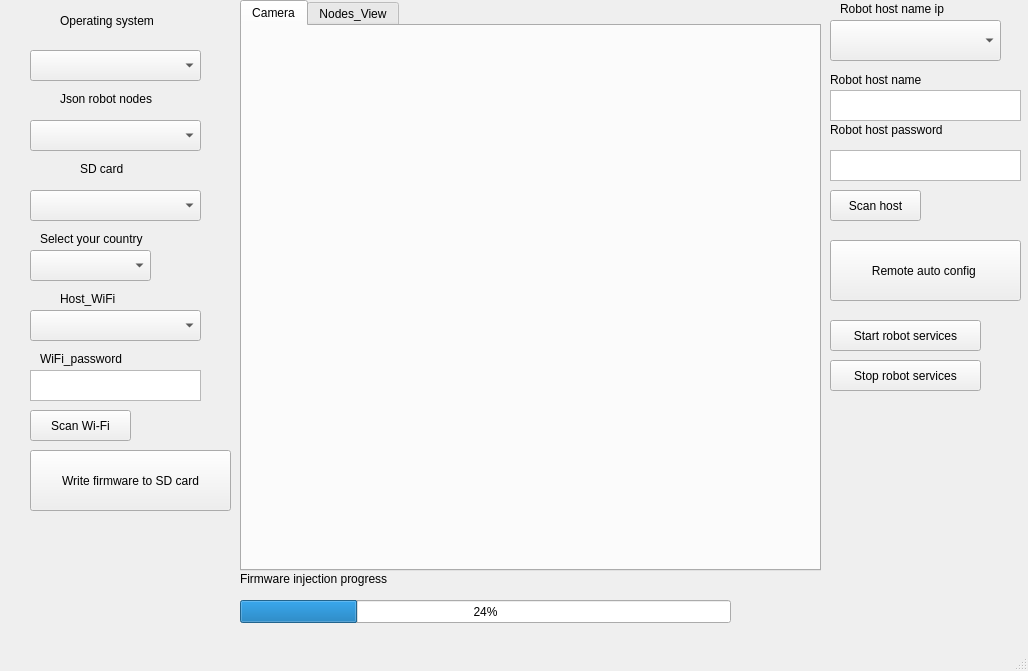
<?xml version="1.0" encoding="UTF-8"?>
<ui version="4.0">
 <class>MainWindow</class>
 <widget class="QMainWindow" name="MainWindow">
  <property name="geometry">
   <rect>
    <x>0</x>
    <y>0</y>
    <width>1028</width>
    <height>671</height>
   </rect>
  </property>
  <property name="windowTitle">
   <string>MainWindow</string>
  </property>
  <property name="documentMode">
   <bool>true</bool>
  </property>
  <widget class="QWidget" name="centralwidget">
   <widget class="QPushButton" name="pushButton">
    <property name="geometry">
     <rect>
      <x>30</x>
      <y>450</y>
      <width>201</width>
      <height>61</height>
     </rect>
    </property>
    <property name="text">
     <string>Write firmware to SD card</string>
    </property>
   </widget>
   <widget class="QComboBox" name="comboBox">
    <property name="geometry">
     <rect>
      <x>30</x>
      <y>50</y>
      <width>171</width>
      <height>31</height>
     </rect>
    </property>
   </widget>
   <widget class="QComboBox" name="comboBox_2">
    <property name="geometry">
     <rect>
      <x>30</x>
      <y>190</y>
      <width>171</width>
      <height>31</height>
     </rect>
    </property>
   </widget>
   <widget class="QLabel" name="label">
    <property name="geometry">
     <rect>
      <x>60</x>
      <y>10</y>
      <width>121</width>
      <height>21</height>
     </rect>
    </property>
    <property name="text">
     <string>Operating system</string>
    </property>
   </widget>
   <widget class="QComboBox" name="comboBox_3">
    <property name="geometry">
     <rect>
      <x>30</x>
      <y>120</y>
      <width>171</width>
      <height>31</height>
     </rect>
    </property>
   </widget>
   <widget class="QLabel" name="label_2">
    <property name="geometry">
     <rect>
      <x>60</x>
      <y>90</y>
      <width>121</width>
      <height>17</height>
     </rect>
    </property>
    <property name="text">
     <string>Json robot nodes</string>
    </property>
   </widget>
   <widget class="QLabel" name="label_3">
    <property name="geometry">
     <rect>
      <x>80</x>
      <y>160</y>
      <width>61</width>
      <height>17</height>
     </rect>
    </property>
    <property name="text">
     <string>SD card</string>
    </property>
   </widget>
   <widget class="QComboBox" name="comboBox_5">
    <property name="geometry">
     <rect>
      <x>30</x>
      <y>250</y>
      <width>121</width>
      <height>31</height>
     </rect>
    </property>
   </widget>
   <widget class="QLabel" name="label_6">
    <property name="geometry">
     <rect>
      <x>40</x>
      <y>230</y>
      <width>131</width>
      <height>17</height>
     </rect>
    </property>
    <property name="text">
     <string>Select your country</string>
    </property>
   </widget>
   <widget class="QLabel" name="label_8">
    <property name="geometry">
     <rect>
      <x>840</x>
      <y>0</y>
      <width>161</width>
      <height>17</height>
     </rect>
    </property>
    <property name="text">
     <string>Robot host name ip</string>
    </property>
   </widget>
   <widget class="QLabel" name="label_9">
    <property name="geometry">
     <rect>
      <x>830</x>
      <y>120</y>
      <width>151</width>
      <height>20</height>
     </rect>
    </property>
    <property name="text">
     <string>Robot host password</string>
    </property>
   </widget>
   <widget class="QTextEdit" name="textEdit_3">
    <property name="geometry">
     <rect>
      <x>830</x>
      <y>150</y>
      <width>191</width>
      <height>31</height>
     </rect>
    </property>
   </widget>
   <widget class="QLabel" name="label_10">
    <property name="geometry">
     <rect>
      <x>40</x>
      <y>350</y>
      <width>101</width>
      <height>17</height>
     </rect>
    </property>
    <property name="text">
     <string>WiFi_password</string>
    </property>
   </widget>
   <widget class="QTextEdit" name="textEdit_4">
    <property name="geometry">
     <rect>
      <x>30</x>
      <y>370</y>
      <width>171</width>
      <height>31</height>
     </rect>
    </property>
   </widget>
   <widget class="QLabel" name="label_11">
    <property name="geometry">
     <rect>
      <x>60</x>
      <y>290</y>
      <width>81</width>
      <height>17</height>
     </rect>
    </property>
    <property name="text">
     <string>Host_WiFi</string>
    </property>
   </widget>
   <widget class="QComboBox" name="comboBox_4">
    <property name="geometry">
     <rect>
      <x>830</x>
      <y>20</y>
      <width>171</width>
      <height>41</height>
     </rect>
    </property>
   </widget>
   <widget class="QComboBox" name="comboBox_7">
    <property name="geometry">
     <rect>
      <x>30</x>
      <y>310</y>
      <width>171</width>
      <height>31</height>
     </rect>
    </property>
   </widget>
   <widget class="QPushButton" name="pushButton_2">
    <property name="geometry">
     <rect>
      <x>830</x>
      <y>240</y>
      <width>191</width>
      <height>61</height>
     </rect>
    </property>
    <property name="text">
     <string>Remote auto config </string>
    </property>
   </widget>
   <widget class="QPushButton" name="pushButton_3">
    <property name="geometry">
     <rect>
      <x>830</x>
      <y>320</y>
      <width>151</width>
      <height>31</height>
     </rect>
    </property>
    <property name="text">
     <string>Start robot services</string>
    </property>
   </widget>
   <widget class="QPushButton" name="pushButton_4">
    <property name="geometry">
     <rect>
      <x>830</x>
      <y>360</y>
      <width>151</width>
      <height>31</height>
     </rect>
    </property>
    <property name="text">
     <string>Stop robot services</string>
    </property>
   </widget>
   <widget class="QLabel" name="label_12">
    <property name="geometry">
     <rect>
      <x>830</x>
      <y>70</y>
      <width>121</width>
      <height>20</height>
     </rect>
    </property>
    <property name="text">
     <string>Robot host name</string>
    </property>
   </widget>
   <widget class="QTextEdit" name="textEdit_5">
    <property name="geometry">
     <rect>
      <x>830</x>
      <y>90</y>
      <width>191</width>
      <height>31</height>
     </rect>
    </property>
   </widget>
   <widget class="QProgressBar" name="progressBar">
    <property name="geometry">
     <rect>
      <x>240</x>
      <y>600</y>
      <width>491</width>
      <height>23</height>
     </rect>
    </property>
    <property name="value">
     <number>24</number>
    </property>
   </widget>
   <widget class="QPushButton" name="pushButton_5">
    <property name="geometry">
     <rect>
      <x>830</x>
      <y>190</y>
      <width>91</width>
      <height>31</height>
     </rect>
    </property>
    <property name="text">
     <string>Scan host</string>
    </property>
   </widget>
   <widget class="QPushButton" name="pushButton_6">
    <property name="geometry">
     <rect>
      <x>30</x>
      <y>410</y>
      <width>101</width>
      <height>31</height>
     </rect>
    </property>
    <property name="text">
     <string>Scan Wi-Fi</string>
    </property>
   </widget>
   <widget class="QLabel" name="label_4">
    <property name="geometry">
     <rect>
      <x>240</x>
      <y>570</y>
      <width>191</width>
      <height>17</height>
     </rect>
    </property>
    <property name="text">
     <string>Firmware injection progress</string>
    </property>
   </widget>
   <widget class="QTabWidget" name="tabWidget">
    <property name="geometry">
     <rect>
      <x>240</x>
      <y>0</y>
      <width>581</width>
      <height>571</height>
     </rect>
    </property>
    <property name="currentIndex">
     <number>0</number>
    </property>
    <property name="usesScrollButtons">
     <bool>true</bool>
    </property>
    <property name="documentMode">
     <bool>false</bool>
    </property>
    <property name="tabsClosable">
     <bool>false</bool>
    </property>
    <property name="movable">
     <bool>true</bool>
    </property>
    <property name="tabBarAutoHide">
     <bool>true</bool>
    </property>
    <widget class="QWidget" name="Camera">
     <attribute name="title">
      <string>Camera</string>
     </attribute>
     <widget class="QLabel" name="label_5">
      <property name="geometry">
       <rect>
        <x>0</x>
        <y>0</y>
        <width>561</width>
        <height>531</height>
       </rect>
      </property>
      <property name="text">
       <string/>
      </property>
     </widget>
    </widget>
    <widget class="QWidget" name="nodes">
     <attribute name="title">
      <string>Nodes_View</string>
     </attribute>
    </widget>
   </widget>
  </widget>
  <widget class="QMenuBar" name="menubar">
   <property name="geometry">
    <rect>
     <x>0</x>
     <y>0</y>
     <width>1028</width>
     <height>22</height>
    </rect>
   </property>
  </widget>
  <widget class="QStatusBar" name="statusbar"/>
 </widget>
 <resources/>
 <connections/>
</ui>
